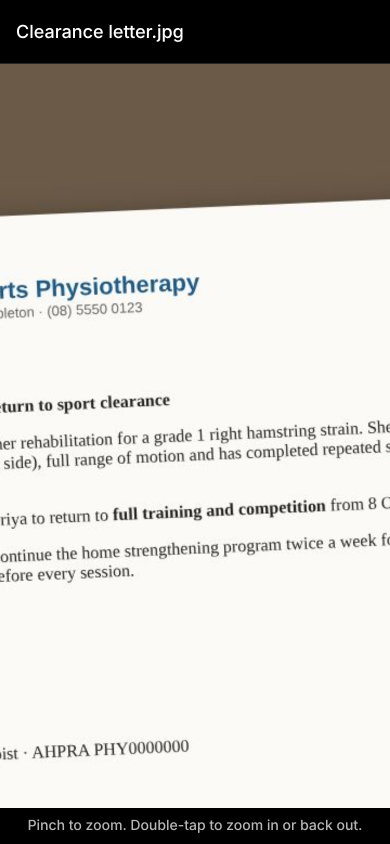
#> input picture pr-52/document-photo-zoomed.png, 780 x 1688 px (shown at 1/2 size)
$ python clean-hq-mark.py ../../../../pr-52/document-photo-zoomed.png ../../../../pr-52/6-coach-endorse.png
#> lines starting #> are read from the running program, lines starting #| are printed output that depends on the picture; after the words box and inside, x2 and y2 are one past the last pixel; in counts of white or black regions, pixels touching at a corner belong together
"""Cut the 1P HQ mark out of Matt's logo image (dark half) and clean it at 4x."""
import sys
import numpy as np
from PIL import Image

def blur(x, r):
    """Separable gaussian blur of a float array (numpy only)."""
    p = int(3 * r)
    k = np.exp(-0.5 * (np.arange(-p, p + 1) / r) ** 2); k /= k.sum()
    x = np.pad(x, ((p, p), (0, 0)), mode='edge'); x = np.apply_along_axis(lambda c: np.convolve(c, k, 'valid'), 0, x)
    x = np.pad(x, ((0, 0), (p, p)), mode='edge'); return np.apply_along_axis(lambda c: np.convolve(c, k, 'valid'), 1, x)

def box(x):
    p = np.pad(x, 1, mode='edge')
    return sum(p[1 + dy:p.shape[0] - 1 + dy, 1 + dx:p.shape[1] - 1 + dx] for dy in (-1, 0, 1) for dx in (-1, 0, 1)) / 9
src, out = sys.argv[1], sys.argv[2]
UP = 4
im = Image.open(src).convert('RGB').crop((610, 240, 1190, 650))
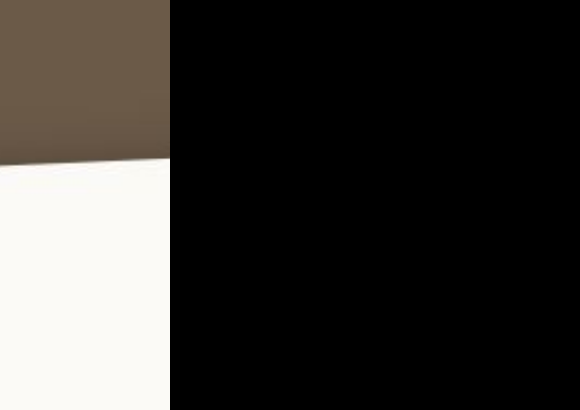
#> im: PIL image 580x410 RGB; mean R, G, B 56.7, 54.5, 51.8
a = np.asarray(im).astype(float)
bg = np.median(np.concatenate([a[:20].reshape(-1, 3), a[-20:].reshape(-1, 3)]), axis=0)
#> bg = [0, 0, 0]
dist = np.sqrt(((a - bg) ** 2).sum(-1))
alpha = np.clip((dist - 30) / 70, 0, 1)
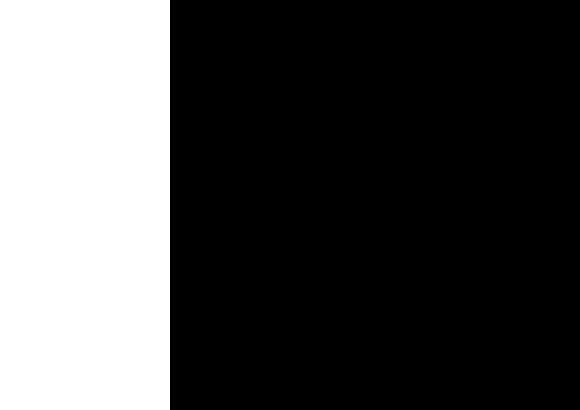
#> alpha: shape (410, 580) float64; values 0 (black) and 1 (white), 29.3% white; 1 white region, box (x1, y1, x2, y2) and area: (0, 0, 170, 410) 69700
fg = np.clip((a - (1 - alpha[..., None]) * bg) / np.maximum(alpha[..., None], 1e-3), 0, 255)
valid = (alpha > 0.6).astype(float)
# Spread the solid colours outward so the edges keep the right hue once upscaled.
col = fg * valid[..., None]
w = valid.copy()
for _ in range(12):
    cb = np.dstack([box(col[..., i]) for i in range(3)])
    wb = box(w)
    fill = (w == 0) & (wb > 0)
    col[fill] = cb[fill] / wb[fill][:, None]
    w = np.where(fill, 1.0, w)
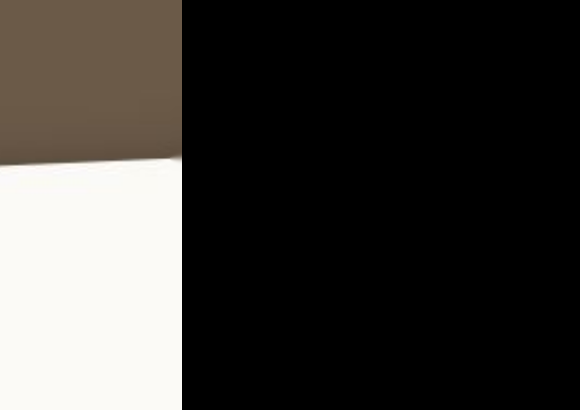
#> col: shape (410, 580, 3) float64; mean R, G, B 60.7, 58.4, 55.5
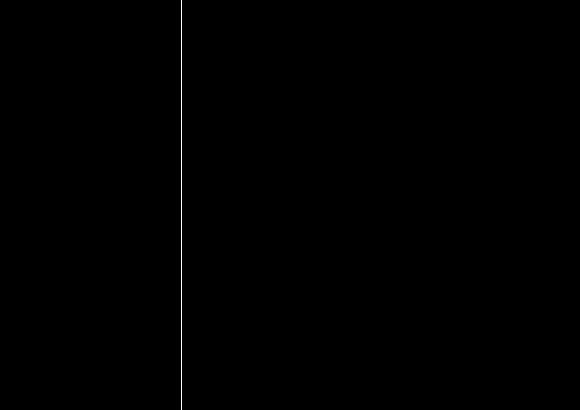
#> fill: shape (410, 580) bool; 0.17% white in thin lines or dots, all inside (x1, y1, x2, y2) = (181, 0, 182, 410)
#> w: shape (410, 580) float64; values 0 (black) and 1 (white), 31.4% white; 1 white region, box (x1, y1, x2, y2) and area: (0, 0, 182, 410) 74620
W, H = im.width * UP, im.height * UP
#> W = 2320; H = 1640
colup = np.dstack([np.asarray(Image.fromarray(col[..., i].astype(np.float32), 'F').resize((W, H), Image.BICUBIC)) for i in range(3)])
# Lightly smooth each colour area so JPEG blocks don't show at 4x.
colup = np.dstack([blur(colup[..., i], 3) for i in range(3)])
#> in blur, `x = np.pad(x, ((p, p), (0, 0)), mode='edge')`:
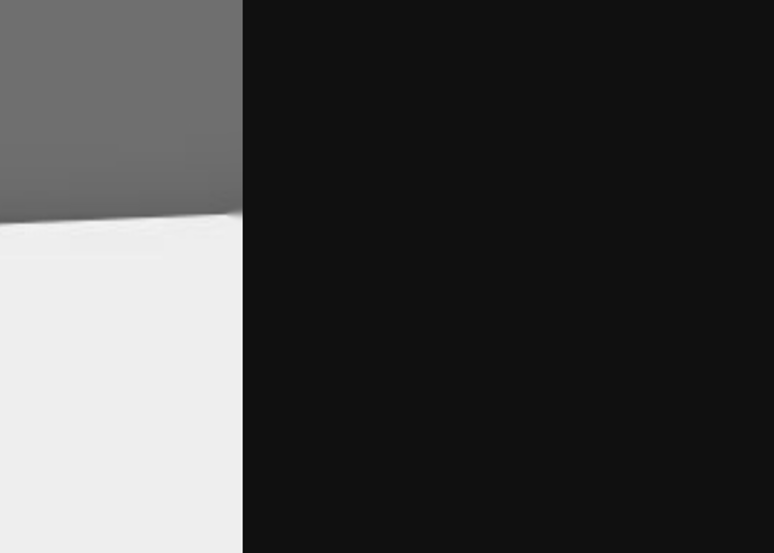
#> x: shape (1658, 2320) float32 (shown at 1/3 size); min -18.39, max 269.5, mean 60.7; drawn with min black and max white
aup = blur(np.asarray(Image.fromarray(alpha.astype(np.float32), 'F').resize((W, H), Image.BICUBIC)), UP * 0.9)
# Re-sharpen the edge to a crisp, anti-aliased line (about 1.5px wide at 4x).
crisp = np.clip((aup - 0.5) * 0.7 * UP + 0.5, 0, 1)
rgba = np.dstack([np.clip(colup, 0, 255), crisp * 255]).astype(np.uint8)
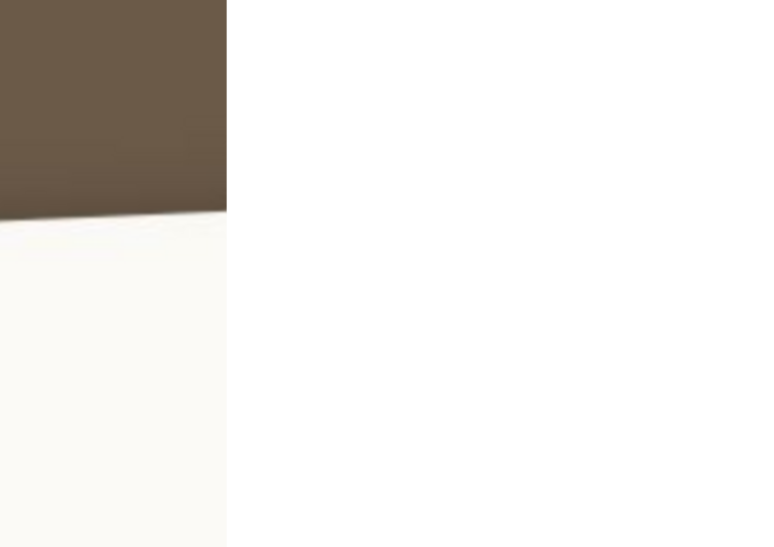
#> rgba: shape (1640, 2320, 4) (shown at 1/3 size); mean R, G, B, A 60.7, 58.4, 55.5, 74.7; transparent parts drawn white
img = Image.fromarray(rgba, 'RGBA')
img = img.crop(img.getchannel('A').point(lambda v: 255 if v > 8 else 0).getbbox())
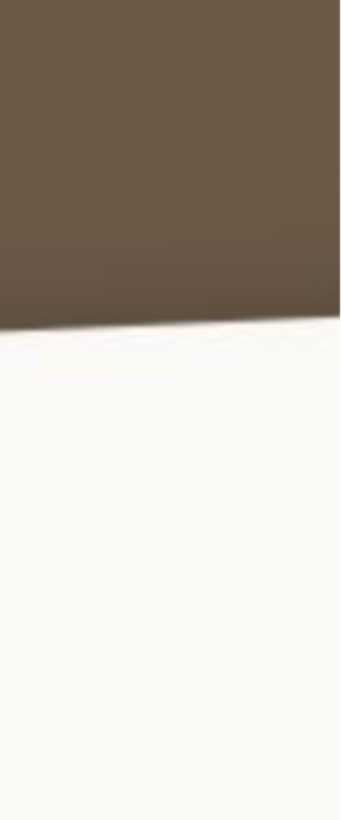
#> img: PIL image 682x1640 RGBA (shown at 1/2 size); mean R, G, B, A 193.3, 186, 176.6, 254.2; transparent parts drawn white
img.save(out, optimize=True)
print(img.size)
#| (682, 1640)

$ run again, on pr-52/document-pdf.png
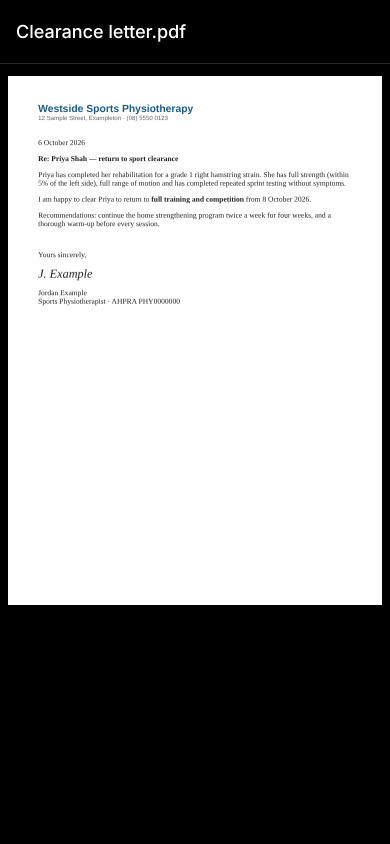
#> input picture pr-52/document-pdf.png, 780 x 1688 px (shown at 1/2 size)
#> bg = [0, 0, 0]
#> valid: shape (410, 580) float64; values 0 (black) and 1 (white), 26.5% white; 1 white region, box (x1, y1, x2, y2) and area: (0, 0, 154, 410) 63055
#> after the loop `for _ in range(12):`:
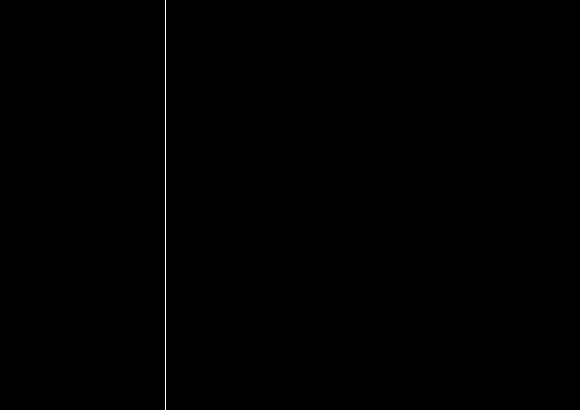
#> fill: shape (410, 580) bool; 0.17% white in thin lines or dots, all inside (x1, y1, x2, y2) = (165, 0, 166, 410)
#> `img = img.crop(img.getchannel('A').point(lambda v: 255 if v > 8 else 0..`:
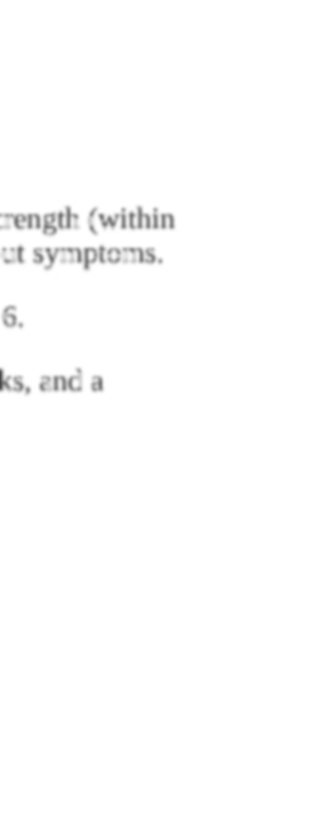
#> img: PIL image 618x1640 RGBA (shown at 1/2 size); mean R, G, B, A 253.1, 253.1, 253.1, 254.2; transparent parts drawn white
#| (618, 1640)

$ run again, on pr-52/document-photo.png
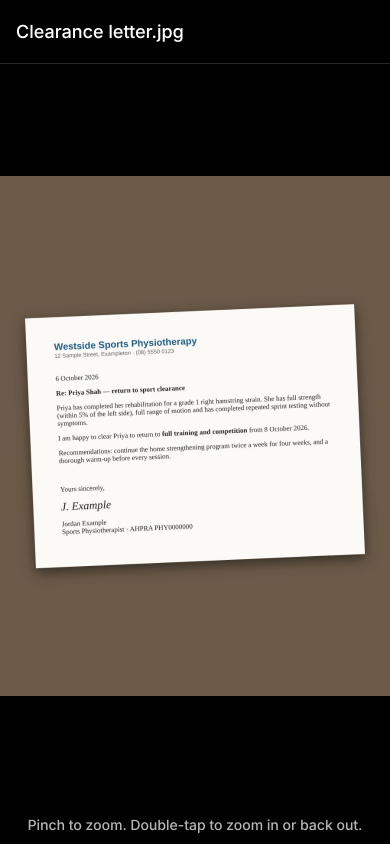
#> input picture pr-52/document-photo.png, 780 x 1688 px (shown at 1/2 size)
#> bg = [0, 0, 0]
#> alpha: shape (410, 580) float64; values 0 (black) and 1 (white), 21.3% white; 1 white region, box (x1, y1, x2, y2) and area: (0, 112, 170, 410) 50660
#> after the loop `for _ in range(12):`:
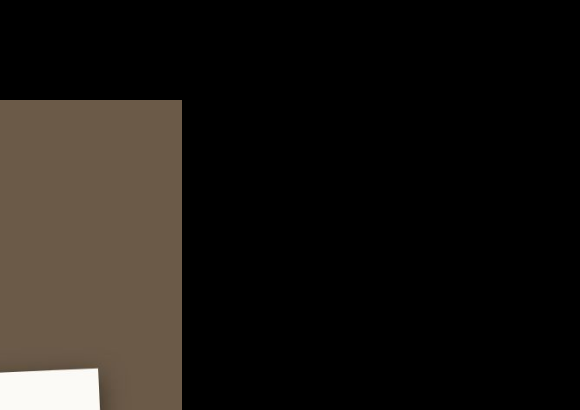
#> col: shape (410, 580, 3) float64; mean R, G, B 27.7, 23.9, 19.9
#> `img = img.crop(img.getchannel('A').point(lambda v: 255 if v > 8 else 0..`:
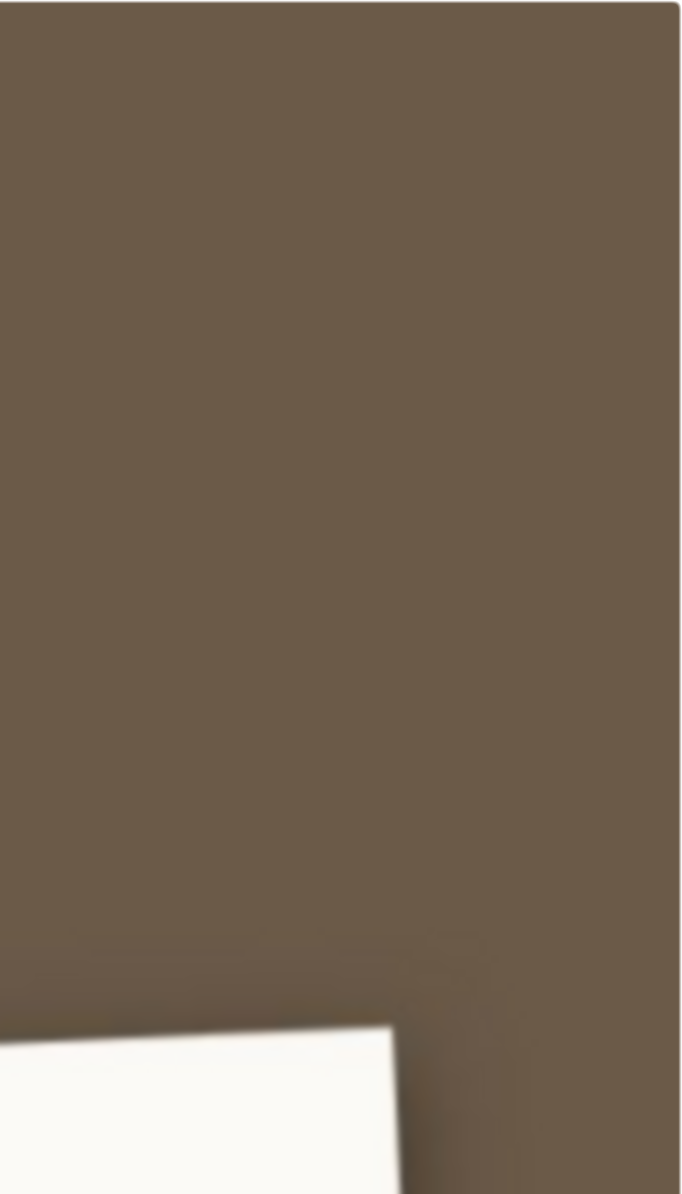
#> img: PIL image 682x1194 RGBA; mean R, G, B, A 117.6, 101.9, 85.1, 253.8; transparent parts drawn white
#| (682, 1194)
